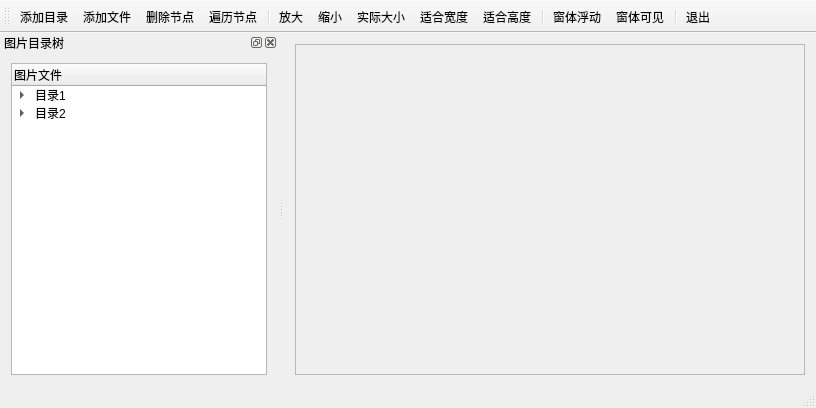
<?xml version="1.0" encoding="UTF-8"?>
<ui version="4.0">
 <class>QTreeWidgetDemoClass</class>
 <widget class="QMainWindow" name="QTreeWidgetDemoClass">
  <property name="geometry">
   <rect>
    <x>0</x>
    <y>0</y>
    <width>816</width>
    <height>408</height>
   </rect>
  </property>
  <property name="windowTitle">
   <string>QTreeWidgetDemo</string>
  </property>
  <widget class="QWidget" name="centralWidget">
   <layout class="QHBoxLayout" name="horizontalLayout">
    <item>
     <widget class="QScrollArea" name="scrollArea">
      <property name="widgetResizable">
       <bool>true</bool>
      </property>
      <widget class="QWidget" name="scrollAreaWidgetContents">
       <property name="geometry">
        <rect>
         <x>0</x>
         <y>0</y>
         <width>518</width>
         <height>293</height>
        </rect>
       </property>
       <layout class="QHBoxLayout" name="horizontalLayout_3">
        <item>
         <widget class="QLabel" name="label">
          <property name="text">
           <string/>
          </property>
         </widget>
        </item>
       </layout>
      </widget>
     </widget>
    </item>
   </layout>
  </widget>
  <widget class="QMenuBar" name="menuBar">
   <property name="geometry">
    <rect>
     <x>0</x>
     <y>0</y>
     <width>816</width>
     <height>23</height>
    </rect>
   </property>
  </widget>
  <widget class="QToolBar" name="mainToolBar">
   <property name="toolButtonStyle">
    <enum>Qt::ToolButtonTextUnderIcon</enum>
   </property>
   <attribute name="toolBarArea">
    <enum>TopToolBarArea</enum>
   </attribute>
   <attribute name="toolBarBreak">
    <bool>false</bool>
   </attribute>
   <addaction name="actAddDir"/>
   <addaction name="actAddFile"/>
   <addaction name="actDelNode"/>
   <addaction name="actLookup"/>
   <addaction name="separator"/>
   <addaction name="actBig"/>
   <addaction name="actSmall"/>
   <addaction name="actOrgSize"/>
   <addaction name="actFixW"/>
   <addaction name="actFixH"/>
   <addaction name="separator"/>
   <addaction name="actFloat"/>
   <addaction name="actVisable"/>
   <addaction name="separator"/>
   <addaction name="actQuit"/>
  </widget>
  <widget class="QStatusBar" name="statusBar"/>
  <widget class="QDockWidget" name="dockWidget">
   <property name="floating">
    <bool>false</bool>
   </property>
   <property name="features">
    <set>QDockWidget::AllDockWidgetFeatures</set>
   </property>
   <property name="windowTitle">
    <string>图片目录树</string>
   </property>
   <attribute name="dockWidgetArea">
    <number>1</number>
   </attribute>
   <widget class="QWidget" name="dockWidgetContents">
    <layout class="QHBoxLayout" name="horizontalLayout_2">
     <item>
      <widget class="QTreeWidget" name="treeWidget">
       <column>
        <property name="text">
         <string>图片文件</string>
        </property>
        <property name="icon">
         <iconset>
          <normalon>:/QTreeWidgetDemo/Resources/MYSL.ICO</normalon>
         </iconset>
        </property>
       </column>
       <item>
        <property name="text">
         <string>目录1</string>
        </property>
        <property name="icon">
         <iconset>
          <normalon>:/QTreeWidgetDemo/Resources/FOLDER.ICO</normalon>
         </iconset>
        </property>
        <item>
         <property name="text">
          <string>文件1</string>
         </property>
         <property name="icon">
          <iconset>
           <normalon>:/QTreeWidgetDemo/Resources/POSTITL.ICO</normalon>
          </iconset>
         </property>
        </item>
        <item>
         <property name="text">
          <string>文件2</string>
         </property>
         <property name="icon">
          <iconset>
           <normalon>:/QTreeWidgetDemo/Resources/POSTITL.ICO</normalon>
          </iconset>
         </property>
        </item>
        <item>
         <property name="text">
          <string>文件3</string>
         </property>
         <property name="icon">
          <iconset>
           <normalon>:/QTreeWidgetDemo/Resources/POSTITL.ICO</normalon>
          </iconset>
         </property>
        </item>
       </item>
       <item>
        <property name="text">
         <string>目录2</string>
        </property>
        <property name="icon">
         <iconset>
          <normalon>:/QTreeWidgetDemo/Resources/FOLDER.ICO</normalon>
         </iconset>
        </property>
        <item>
         <property name="text">
          <string>文件4</string>
         </property>
         <property name="icon">
          <iconset>
           <normalon>:/QTreeWidgetDemo/Resources/POSTITL.ICO</normalon>
          </iconset>
         </property>
        </item>
        <item>
         <property name="text">
          <string>文件5</string>
         </property>
         <property name="icon">
          <iconset>
           <normalon>:/QTreeWidgetDemo/Resources/POSTITL.ICO</normalon>
          </iconset>
         </property>
        </item>
       </item>
      </widget>
     </item>
    </layout>
   </widget>
  </widget>
  <action name="actAddDir">
   <property name="icon">
    <iconset resource="QTreeWidgetDemo.qrc">
     <normaloff>:/QTreeWidgetDemo/Resources/MYSL.ICO</normaloff>:/QTreeWidgetDemo/Resources/MYSL.ICO</iconset>
   </property>
   <property name="text">
    <string>添加目录</string>
   </property>
   <property name="toolTip">
    <string>添加目录</string>
   </property>
  </action>
  <action name="actAddFile">
   <property name="icon">
    <iconset resource="QTreeWidgetDemo.qrc">
     <normaloff>:/QTreeWidgetDemo/Resources/POSTITL.ICO</normaloff>:/QTreeWidgetDemo/Resources/POSTITL.ICO</iconset>
   </property>
   <property name="text">
    <string>添加文件</string>
   </property>
   <property name="toolTip">
    <string>添加文件</string>
   </property>
  </action>
  <action name="actDelNode">
   <property name="icon">
    <iconset resource="QTreeWidgetDemo.qrc">
     <normaloff>:/QTreeWidgetDemo/Resources/SECURL.ICO</normaloff>:/QTreeWidgetDemo/Resources/SECURL.ICO</iconset>
   </property>
   <property name="text">
    <string>删除节点</string>
   </property>
   <property name="toolTip">
    <string>删除节点</string>
   </property>
  </action>
  <action name="actLookup">
   <property name="icon">
    <iconset resource="QTreeWidgetDemo.qrc">
     <normaloff>:/QTreeWidgetDemo/Resources/EXITEML.ICO</normaloff>:/QTreeWidgetDemo/Resources/EXITEML.ICO</iconset>
   </property>
   <property name="text">
    <string>遍历节点</string>
   </property>
   <property name="toolTip">
    <string>遍历节点</string>
   </property>
  </action>
  <action name="actBig">
   <property name="icon">
    <iconset resource="QTreeWidgetDemo.qrc">
     <normaloff>:/QTreeWidgetDemo/Resources/REFBARH.ICO</normaloff>:/QTreeWidgetDemo/Resources/REFBARH.ICO</iconset>
   </property>
   <property name="text">
    <string>放大</string>
   </property>
   <property name="toolTip">
    <string>放大</string>
   </property>
  </action>
  <action name="actSmall">
   <property name="icon">
    <iconset resource="QTreeWidgetDemo.qrc">
     <normaloff>:/QTreeWidgetDemo/Resources/SECRECL.ICO</normaloff>:/QTreeWidgetDemo/Resources/SECRECL.ICO</iconset>
   </property>
   <property name="text">
    <string>缩小</string>
   </property>
   <property name="toolTip">
    <string>缩小</string>
   </property>
  </action>
  <action name="actOrgSize">
   <property name="icon">
    <iconset resource="QTreeWidgetDemo.qrc">
     <normaloff>:/QTreeWidgetDemo/Resources/CNFNOT.ICO</normaloff>:/QTreeWidgetDemo/Resources/CNFNOT.ICO</iconset>
   </property>
   <property name="text">
    <string>实际大小</string>
   </property>
   <property name="toolTip">
    <string>实际大小</string>
   </property>
  </action>
  <action name="actFixW">
   <property name="icon">
    <iconset resource="QTreeWidgetDemo.qrc">
     <normaloff>:/QTreeWidgetDemo/Resources/TASKL.ICO</normaloff>:/QTreeWidgetDemo/Resources/TASKL.ICO</iconset>
   </property>
   <property name="text">
    <string>适合宽度</string>
   </property>
   <property name="toolTip">
    <string>适合宽度</string>
   </property>
  </action>
  <action name="actFixH">
   <property name="icon">
    <iconset resource="QTreeWidgetDemo.qrc">
     <normaloff>:/QTreeWidgetDemo/Resources/SCDRESTL.ICO</normaloff>:/QTreeWidgetDemo/Resources/SCDRESTL.ICO</iconset>
   </property>
   <property name="text">
    <string>适合高度</string>
   </property>
   <property name="toolTip">
    <string>适合高度</string>
   </property>
  </action>
  <action name="actFloat">
   <property name="icon">
    <iconset resource="QTreeWidgetDemo.qrc">
     <normaloff>:/QTreeWidgetDemo/Resources/POSTL.ICO</normaloff>:/QTreeWidgetDemo/Resources/POSTL.ICO</iconset>
   </property>
   <property name="text">
    <string>窗体浮动</string>
   </property>
   <property name="toolTip">
    <string>窗体浮动</string>
   </property>
  </action>
  <action name="actVisable">
   <property name="icon">
    <iconset resource="QTreeWidgetDemo.qrc">
     <normaloff>:/QTreeWidgetDemo/Resources/SIGNL.ICO</normaloff>:/QTreeWidgetDemo/Resources/SIGNL.ICO</iconset>
   </property>
   <property name="text">
    <string>窗体可见</string>
   </property>
   <property name="toolTip">
    <string>窗体可见</string>
   </property>
  </action>
  <action name="actQuit">
   <property name="icon">
    <iconset resource="QTreeWidgetDemo.qrc">
     <normaloff>:/QTreeWidgetDemo/Resources/OOFL.ICO</normaloff>:/QTreeWidgetDemo/Resources/OOFL.ICO</iconset>
   </property>
   <property name="text">
    <string>退出</string>
   </property>
   <property name="toolTip">
    <string>退出</string>
   </property>
  </action>
 </widget>
 <layoutdefault spacing="6" margin="11"/>
 <resources>
  <include location="QTreeWidgetDemo.qrc"/>
 </resources>
 <connections>
  <connection>
   <sender>actQuit</sender>
   <signal>triggered()</signal>
   <receiver>QTreeWidgetDemoClass</receiver>
   <slot>close()</slot>
   <hints>
    <hint type="sourcelabel">
     <x>-1</x>
     <y>-1</y>
    </hint>
    <hint type="destinationlabel">
     <x>407</x>
     <y>253</y>
    </hint>
   </hints>
  </connection>
 </connections>
</ui>
